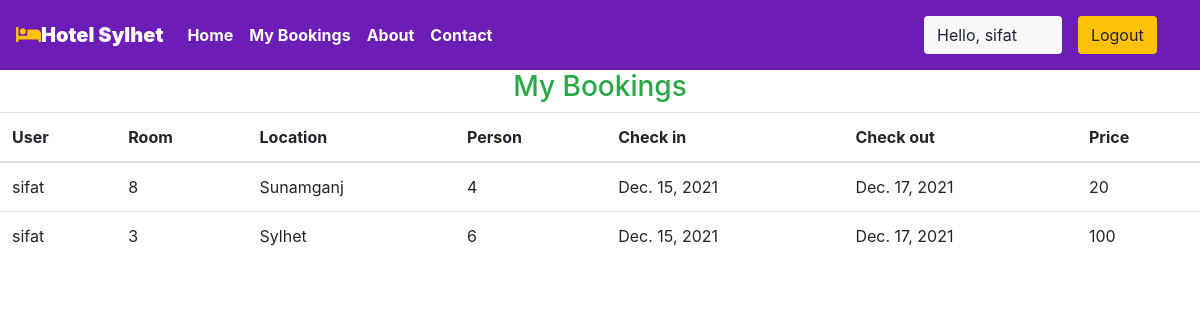
The page /user/bookings (signed in) on the database its author committed.
### sust/models.py (models this page shows, shortened)
class Reservation(models.Model):
    check_in = models.DateField(auto_now =False)
    check_out = models.DateField()
    room = models.ForeignKey(Rooms, on_delete = models.CASCADE)
    guest = models.ForeignKey(User, on_delete= models.CASCADE)
    booking_id = models.CharField(max_length=100,default="null")

class Rooms(models.Model):
    ROOM_STATUS = (
    ("1", "available"),
    ("2", "not available"),
    )
    ROOM_TYPE = (
    ("1", "premium"),
    ("2", "deluxe"),
    ("3","basic"),
    )
    room_type = models.CharField(max_length=50,choices = ROOM_TYPE)
    capacity = models.IntegerField()
    price = models.IntegerField()
    size = models.IntegerField()
    hotel = models.ForeignKey(Hotels, on_delete = models.CASCADE)
    status = models.CharField(choices =ROOM_STATUS,max_length = 15)
    roomnumber = models.IntegerField()

class Hotels(models.Model):
    name = models.CharField(max_length=30,default="Sifat")
    owner = models.CharField(max_length=20)
    location = models.CharField(max_length=50)
    state = models.CharField(max_length=50,default="Sylhet")
    country = models.CharField(max_length=50,default="Bangladesh")

### sust/views.py (the view)
# urls.py: path('user/bookings', views.user_bookings,name="dashboard"),
@login_required(login_url='/user')
def user_bookings(request):
    if request.user.is_authenticated == False:
        return redirect('userloginpage')
    user = User.objects.all().get(id=request.user.id)
    print(f"request user id ={request.user.id}")
    bookings = Reservation.objects.all().filter(guest=user)
    if not bookings:
        messages.warning(request,"No Bookings Found")
    return HttpResponse(render(request,'user/mybookings.html',{'bookings':bookings}))

### templates/user/mybookings.html
{% extends 'basic.html' %} {% block title %}Dashboard {% endblock title %} {% block body %}
{% load app_tags %}
<h3 class="text-center  text-success">My Bookings </h3>
<table class="table">
    <thead>
        <th>User</th>
        <th>Room</th>
        <th>Location</th>
        <th>Person</th>
        <th>Check in</th>
        <th>Check out</th>
        <th>Price</th>
    </thead>
    {% for each_booking in bookings %}
    <tr>
        <td>{{each_booking.guest.username}}</td>
        <td>{{each_booking.room.roomnumber}}</td>
        <td>{{each_booking.room.hotel.location}}</td>
        <td>{{each_booking.room.capacity}}</td>
        <td>{{each_booking.check_in}}</td>
        <td>{{each_booking.check_out}}</td>
        <td>{{each_booking.room.price}}</td>
    </tr>
    {% endfor %}
</table>
{% endblock body %}

### templates/basic.html (shortened to what this page needs)
{% load static %}
<!DOCTYPE html>
<!DOCTYPE html>
<html lang="en">
  <head>
    <link
      rel="stylesheet"
      href="https://use.fontawesome.com/releases/v5.7.0/css/all.css"
    />
    <link rel="stylesheet" href="{% static 'bootstrap\bootstrap.css' %}" />
    <link
      rel="stylesheet"
      href="https://maxcdn.bootstrapcdn.com/bootstrap/4.5.0/css/bootstrap.min.css"
    />
  </head>
  <body
    style="
      dbackground-image: url('https://source.unsplash.com/random');
      height: 100%;
    "
  >
    <div class="container-fluid px-0">
      <nav
        class="navbar navbar-expand-lg navbar-dark font-weight-bold"
        style="background-color: rgb(107, 29, 181)"
      >
        <a class="navbar-brand text-bold bg-black" href="/"
          ><i class="fas fa-bed text-warning"></i><b>Hotel Sylhet</b></a
        >
        <div class="collapse navbar-collapse" id="navbarSupportedContent">
          <ul class="navbar-nav mr-auto">
            <li class="nav-item active">
              <a class="nav-link text-bold" href="/home"> Home</a>
            </li>
            {% if user.is_staff %}
            <li class="nav-item active">
              <a class="nav-link text-bold" href="/staff/panel">Dashboard </a>
            </li>
            {% elif user.is_staff == False and user.is_authenticated %}
            <li class="nav-item active">
              <a class="nav-link text-bold" href="/user/bookings"
                >My Bookings
              </a>
            </li>
            {% endif %}
            <li class="nav-item active">
              <a class="nav-link text-bold" href="/about">About</a>
            </li>
            <li class="nav-item active">
              <a class="nav-link text-bold" href="/contact">Contact </a>
            </li>
          </ul>
          {% if user.is_authenticated %}
          <button
            class="btn btn-group bg-light"
            data-toggle="modal"
            data-target="#forlogin"
          >
            Hello, {{request.user}}
            <a href="/logout" class="nav-link">
              <button
                class="btn btn-group bg-warning"
                data-toggle="modal"
                data-target="#forlogin"
              >
                Logout
              </button></a
            >&nbsp; &nbsp;
          </button>
          {% endif %}
        </div>
      </nav>
    </div>
     {% block body %} {% endblock body %}
  </body>
</html>

### templates/basic.html (style rules this page uses)
a { text-decoration: none; }

### rows shown on the page
Reservation: guest.username "sifat", room.roomnumber "8", room.hotel.location "Sunamganj", room.capacity "4", check_in "Dec. 15, 2021", check_out "Dec. 17, 2021", room.price "20"
Reservation: guest.username "sifat", room.roomnumber "3", room.hotel.location "Sylhet", room.capacity "6", check_in "Dec. 15, 2021", check_out "Dec. 17, 2021", room.price "100"

### other values the page prints
{{ request.user }} "sifat"
